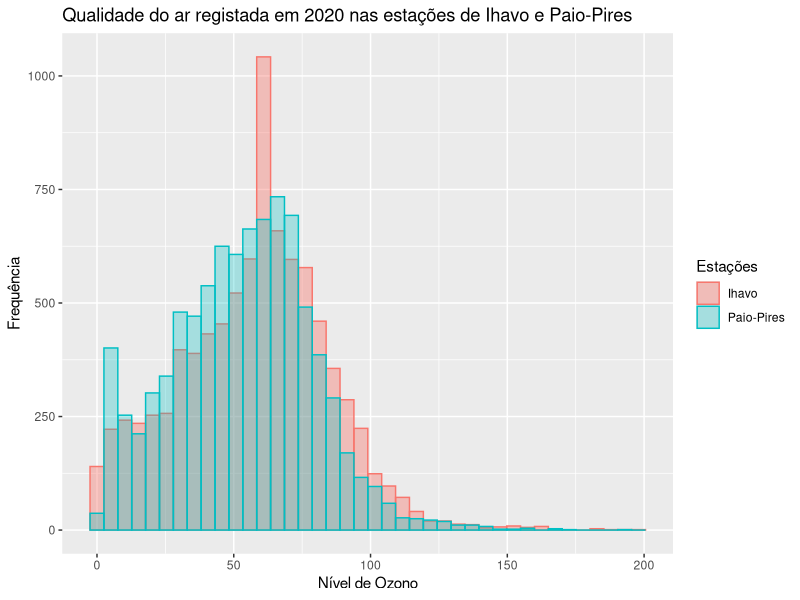

Recreate this plot in R.
library(ggplot2)
library(readxl)

QualidadeARO3 <- read_excel("QualidadeARO3.xlsx"); 
Ihavo = as.numeric(QualidadeARO3$Ihavo);
Paio_Pires = as.numeric(QualidadeARO3$`Paio-Pires`)
data = data.frame(Ihavo, Paio_Pires)
Estações = c(Ihavo, Paio_Pires)

print(ggplot(data, aes(fill=Estações, color=Estações)) + 
        geom_histogram(aes(x = Ihavo, fill = "Ihavo", color="Ihavo"), bins = 40, alpha=0.4) + 
        geom_histogram(aes(x = Paio_Pires, fill = "Paio-Pires", color="Paio-Pires"), bins = 40, alpha=0.3) + 
        labs(title = "Qualidade do ar registada em 2020 nas estações de Ihavo e Paio-Pires", x ="Nível de Ozono", y = "Frequência"))